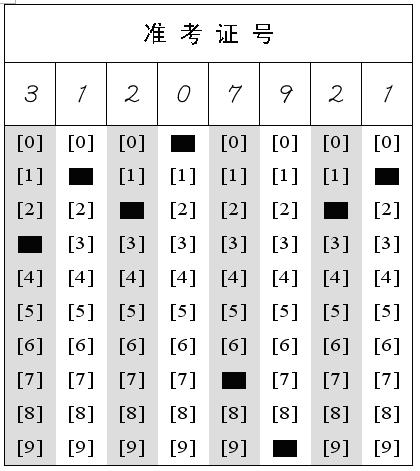
#> input picture answer_sheet.jpg, 420 x 471 px, found by its file name
$ python thresh.py
#> lines starting #> are read from the running program, lines starting #| are printed output that depends on the picture; after the words box and inside, x2 and y2 are one past the last pixel; in counts of white or black regions, pixels touching at a corner belong together
import numpy as np
import cv2

img=cv2.imread('answer_sheet.jpg')
#> img is the input picture: shape (471, 420, 3); min 0, max 255, mean 223.7
gray=cv2.cvtColor(img,cv2.COLOR_BGR2GRAY)
retval,gray=cv2.threshold(gray,90,255,cv2.THRESH_BINARY_INV)
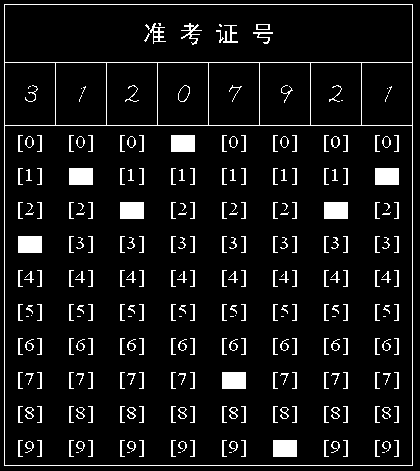
#> gray: shape (471, 420); 7.7% white; 274 white regions (43 under 20 px), largest, box (x1, y1, x2, y2) and area: (4, 4, 413, 466) 2986, (171, 135, 195, 152) 408, (69, 168, 93, 185) 408

gray=cv2.erode(gray,None)
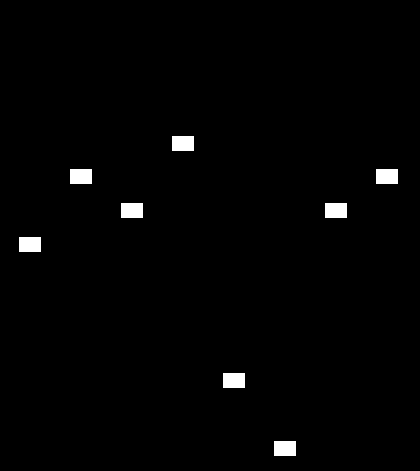
#> gray: shape (471, 420); 1.3% white; 8 white regions, largest, box (x1, y1, x2, y2) and area: (172, 136, 194, 151) 330, (70, 169, 92, 184) 330, (376, 169, 398, 184) 330
gray=cv2.dilate(gray,None)
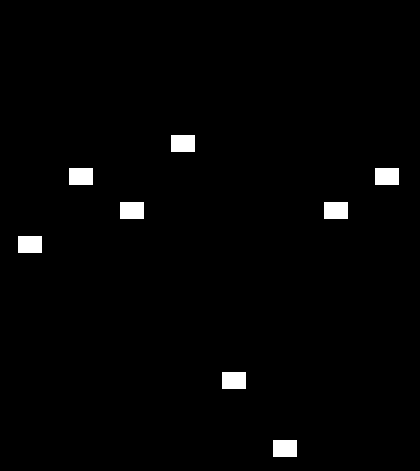
#> gray: shape (471, 420); 1.6% white; 8 white regions

contours,hierarchy=cv2.findContours(gray.copy(),cv2.RETR_EXTERNAL,cv2.CHAIN_APPROX_SIMPLE)
#> contours = 8 contours; box (x1, y1, x2, y2) and area: (273, 440, 297, 457) 368, (222, 372, 246, 389) 368, (18, 236, 42, 253) 368, (324, 202, 348, 219) 368, (120, 202, 144, 219) 368, (375, 168, 399, 185) 368, (69, 168, 93, 185) 368, (171, 135, 195, 152) 368
newing=np.zeros_like(gray)
cv2.drawContours(newing,contours,-1,255)
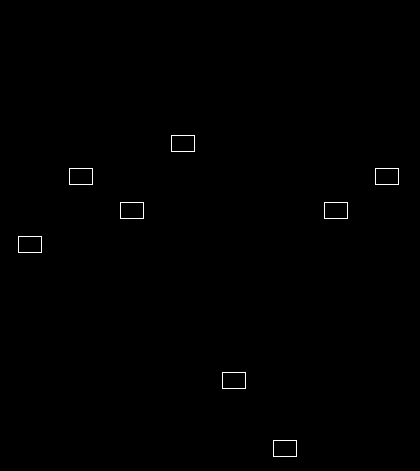
#> newing: shape (471, 420); 0.32% white in thin lines or dots, all inside (x1, y1, x2, y2) = (18, 135, 399, 457)
cv2.imshow('test',newing)
cv2.imwrite("processed.jpg",newing)
cv2.waitKey()
